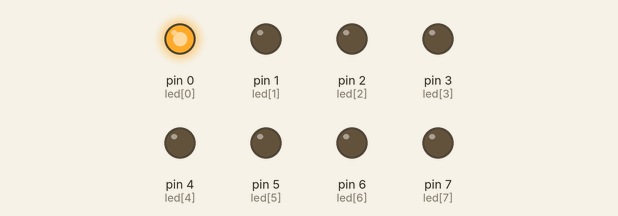
A sketch run on a simulated Arduino Uno, built with avr-gcc and run on an emulated ATmega328P. On the bench: output pins drawn as LEDs (lit = HIGH).

Above: at 0.05 s.
At 0.35 s:
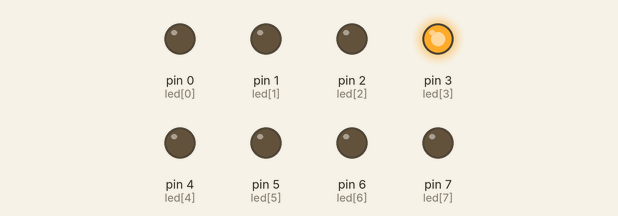
At 0.75 s:
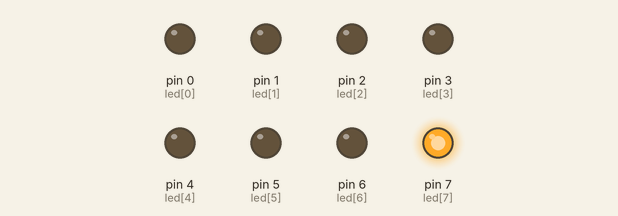
At 1.45 s:
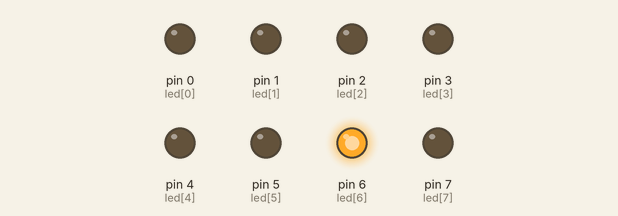
At 2.15 s:
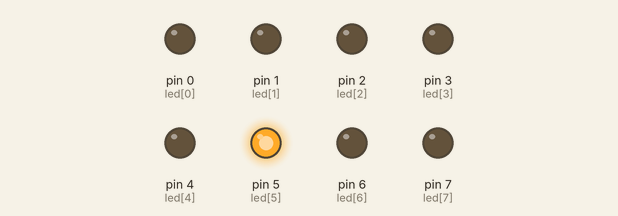
At 2.85 s:
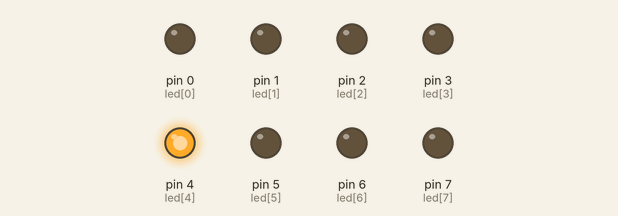
Timing chart, 0 to 3.1 s (numbered marks = the images above):
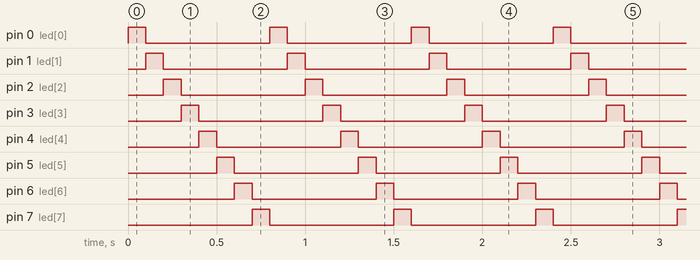

The sketch:

run.ino
```cpp
int led[]={0,1,2,3,4,5,6,7};
int i;

void setup() {
  for(i=0;i<8;i++)
    pinMode(led[i],OUTPUT);
}

void loop() {
  for(i=0;i<8;i++)
  {
    digitalWrite(led[i],HIGH);
    delay(100);
    digitalWrite(led[i],LOW);
  }
}
```

Measured:
- by itself, pin 0 (led[0]), pin 1 (led[1]), pin 2 (led[2]), pin 3 (led[3]), pin 4 (led[4]), pin 5 (led[5]), pin 6 (led[6]), pin 7 (led[7]): alternates HIGH for 0.10 s and LOW for 0.70 s
- by itself, everything shown: repeats every 0.80 s, in 8 steps
